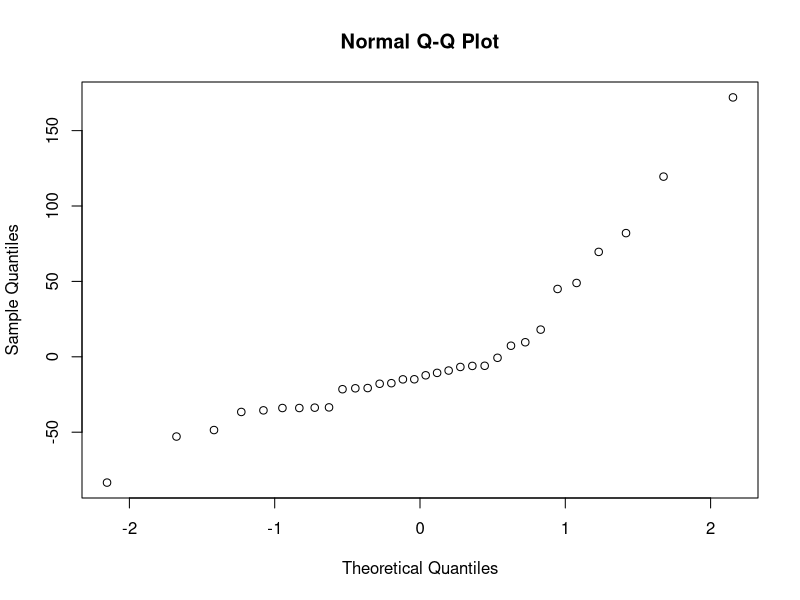
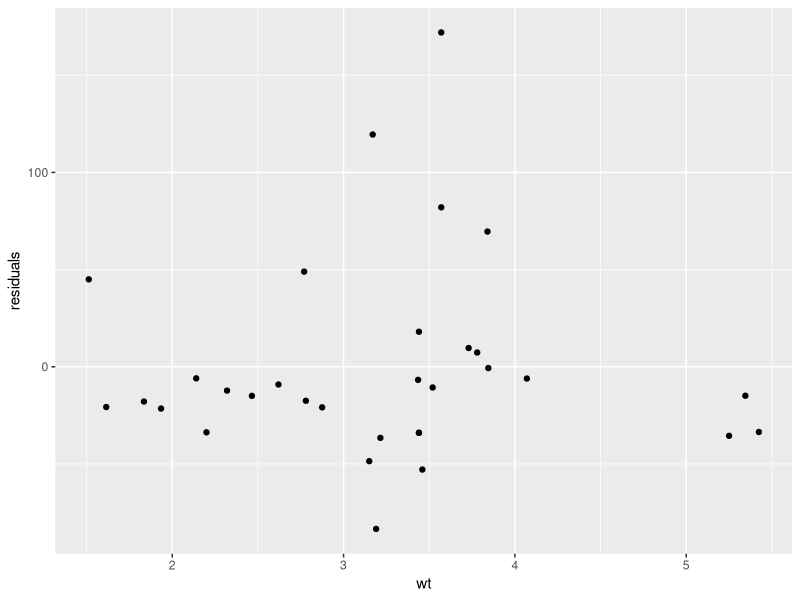
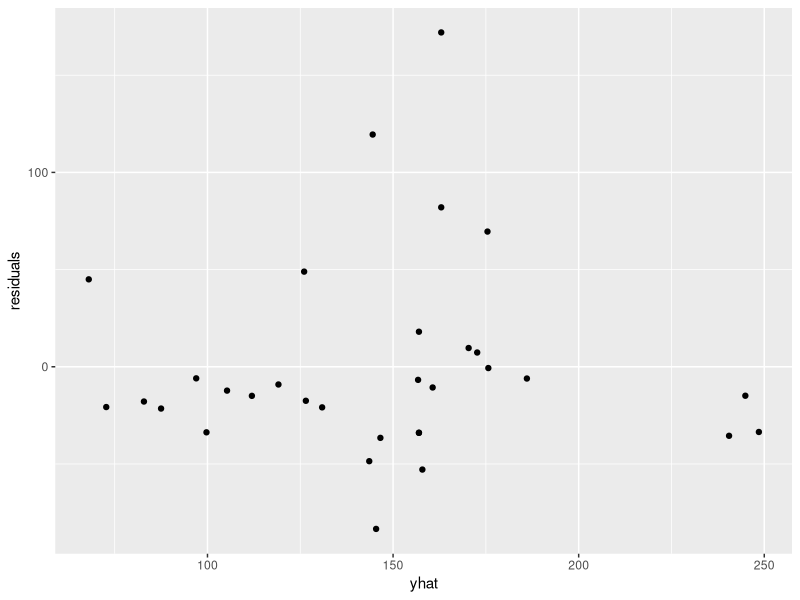
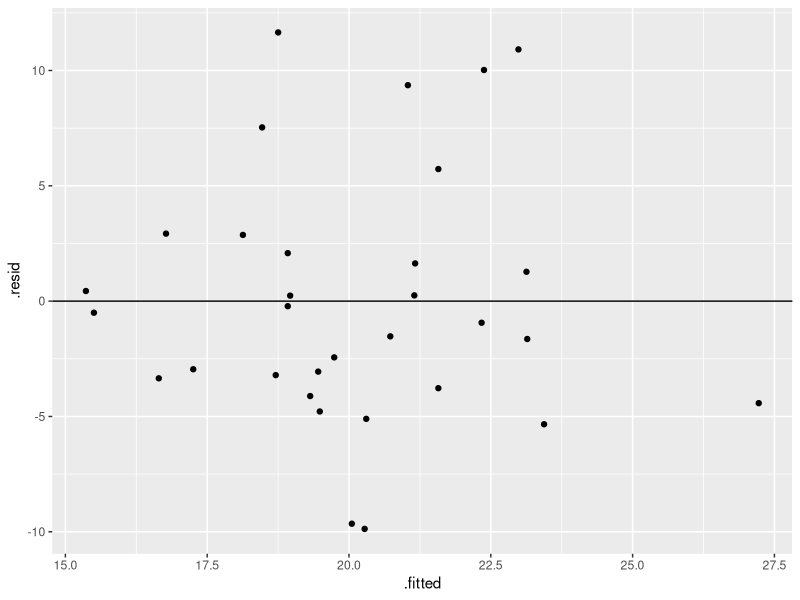
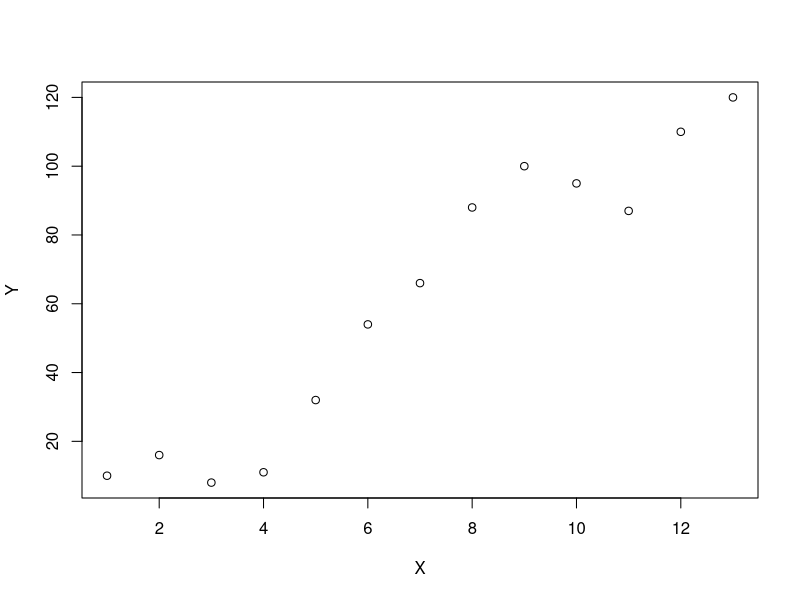
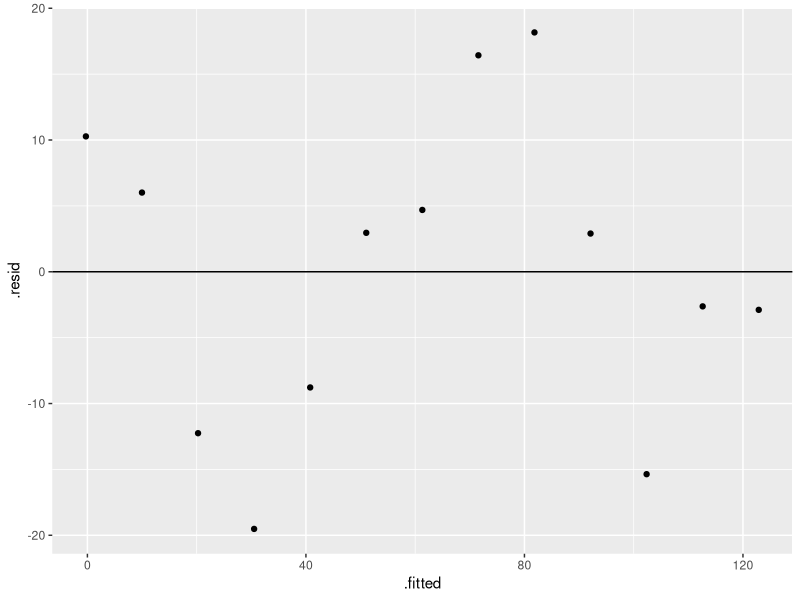
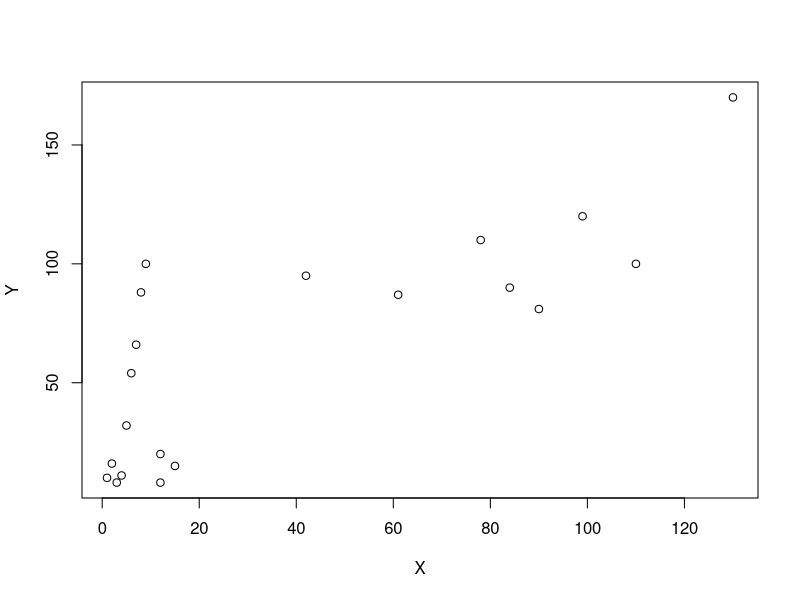
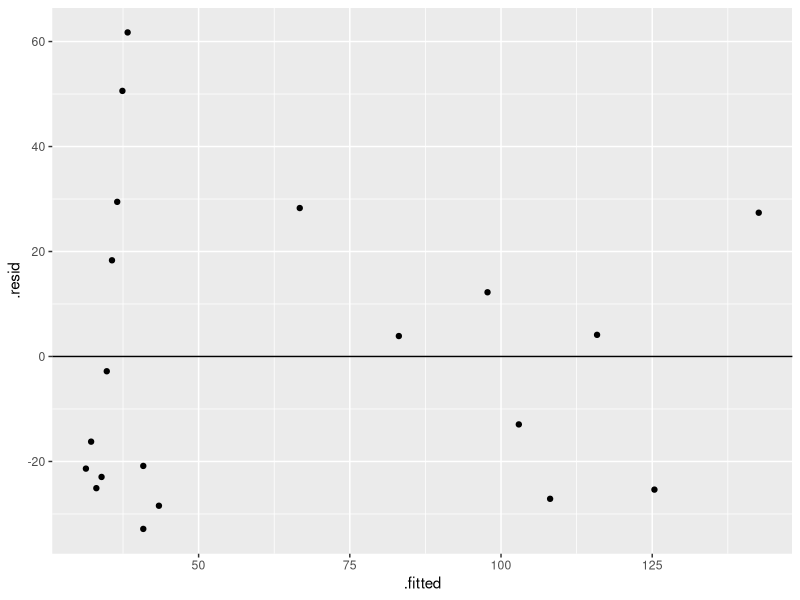

The R script that drew these images, in order:

library(tidyverse)
library(dplyr)
library(ggplot2)

# Residuals   Residual Analysis  Chapter 3

mtcars

mtcars%>%
  select(hp,wt) -> mtcars4
mtcars4

as_tibble(mtcars4) -> mtcars4tibble
mtcars4tibble

lm(hp~wt, mtcars4tibble)

# The linear regression model
#  hp = -1.821 + 46.160wt 


# Now let's expand the table to include a column variable for
# yhat values and residual values.

mtcars4tibble%>%
  mutate(yhat = -1.821 + 46.160*wt)%>%
  mutate(residuals = hp -(-1.821 + 46.160*wt))-> mtcars4tibble1
mtcars4tibble1

# The mean of the residuals should be approximately or exactly
# 0.  Let's confirm this property.
mean(mtcars4tibble1$residuals)

# The distribution of the residuals should be normal, if the
# a linear model is appropriate. Let's investigate this 
# requirement by looking at a qq plot.

qqnorm(mtcars4tibble1$residuals)

# comment: the data points do align somewhat in the middle
# of the plot, but the tailing of at the ends raises concerns
# suggesting that the model may be unstable.



# Now investigate the plot: residuals vs the predictor values
ggplot(data = mtcars4tibble1) +
  geom_point(mapping = aes(y = residuals, x = wt))

# Comments and Interpretation:

# Although the plot does not show a definitive pattern to
# speak of , it does suggest non-constant variation.
# Non-constant variation does not speak well for you model.

# Note that a residual plot, Resisuals vs yhat(fitted values)
# generates the same plot, and hence the same interpretation
# and model appropriateness applies.

ggplot(data = mtcars4tibble1) +
  geom_point(mapping = aes(y = residuals, x = yhat))

# Example 1   Constant Variance, No definitive pattern shown.
mtcars        # Strong support for a linear model for the
              # data
model <- lm(mpg ~ qsec, data=mtcars) 
model         # mpg  =  -5.114 + 1.412qsec

#create residual plot  (New Method)
ggplot(model, aes(x = .fitted, y = .resid)) +
  geom_point() +
  geom_hline(yintercept = 0)


# Example 2    A definitive pattern shown in the plot
               # S curve 
X <- c(1,2,3,4,5,6,7,8,9,10,11,12,13)
X

length(X)

Y <- c(10,16,8,11,32,54,66,88,100,95,87,110,120)
Y

length(Y)

plot(Y~X)

lm(Y~X) -> model2
model2

# Lets look at the Residual Plot

ggplot(model2, aes(x = .fitted, y = .resid)) +
  geom_point() +
  geom_hline(yintercept = 0)

# Example3   Unequal Variances


X <- c(1,2,3,4,5,6,7,8,9,42,61,78,99,12,15,12,84,90,110,130)
X

length(X)

Y <- c(10,16,8,11,32,54,66,88,100,95,87,110,120,8,15,20,90,81,100,170)
Y

length(Y)

plot(Y~X)

lm(Y~X) -> model3
model3

ggplot(model3, aes(x = .fitted, y = .resid)) +
  geom_point() +
  geom_hline(yintercept = 0)


# More Practice
iris


plot(iris$Sepal.Length ~ iris$Sepal.Width)

# No definitive linear relationship is shown between
# the two variables.

# Now lets generate a linear model for Sepal.Length vs 
# Sepal.Width

lm(Sepal.Length~Sepal.Width , data = iris) -> model6
model6

# Finding the residuals for the model

resid(model6) -> residuals
residuals

# We will now plot the residuals against the fitted values.

plot(fitted(model6), residuals)

#add a horizontal line at 0
abline(0,0)

# A case can be made for non constant variance

# Normality Check for the residuals (qqplot)

qqnorm(residuals)

hist(residuals)
boxplot(residuals)



mpg

# Lets generate a scatter plot for hwy vs cty and 
# investigate a possible linear relationship between 
# the variables.

plot(mpg$hwy ~ mpg$cty)

# The scatter plot does suggest a positive linear
# relationship


# Now lets generate a linear model for depth vs x.

lm(mpg$hwy ~ mpg$cty) ->  modelz
modelz
     
#        or

lm(hwy ~ cty, data = mpg) -> modelz
modelz

# Finding the residuals for the model

resid(modelz) -> residuals1
residuals1

# We will now plot the residuals against the fitted values.
plot(fitted(modelz), residuals1)

abline(0,0)

# The residual plot shows no distinct pattern, further
# a strong case for constant variance can be made.

# If a linear regression model is appropriate, the 
# residuals should be normally distributed.

# Let's use a qq plot to investigate normality.

resid(modelz) -> residuals1
residuals1

qqnorm(residuals1)


